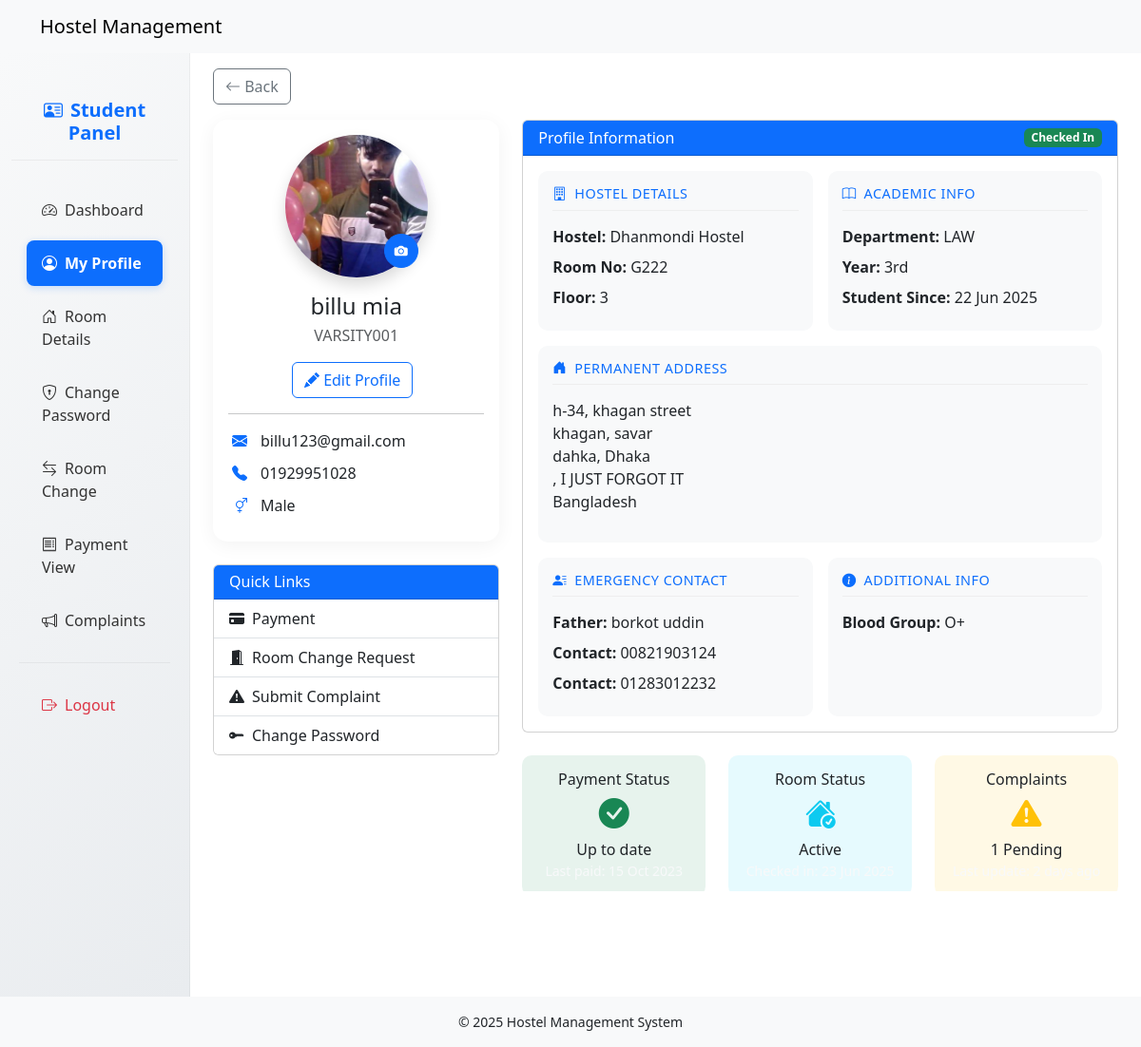
Page /student/sections/student_profile/student_profile.php (signed in) on the committed database.
### tables this page shows
CREATE TABLE `students` (
  `id` int(11) NOT NULL,
  `profile_image_url` varchar(255) DEFAULT NULL,
  `hostel_id` int(11) DEFAULT NULL,
  `room_id` int(11) DEFAULT NULL,
  `permanent_address_id` int(11) DEFAULT NULL,
  `temporary_address_id` int(11) DEFAULT NULL,
  `first_name` varchar(100) NOT NULL,
  `last_name` varchar(100) NOT NULL,
  `email` varchar(100) NOT NULL,
  `password` varchar(255) NOT NULL,
  `gender` enum('male','female','other') NOT NULL,
  `contact_number` varchar(255) NOT NULL,
  `is_verified` tinyint(1) DEFAULT 0,
  `is_approved` tinyint(1) DEFAULT 0,
  `verification_token` varchar(255) DEFAULT NULL,
  `varsity_id` varchar(255) NOT NULL,
  `department` varchar(100) DEFAULT NULL,
  `batch_year` varchar(20) DEFAULT NULL,
  `detail` varchar(255) DEFAULT NULL,
  `created_at` timestamp NOT NULL DEFAULT current_timestamp(),
  `updated_at` timestamp NOT NULL DEFAULT current_timestamp() ON UPDATE current_timestamp(),
  `is_checked_in` tinyint(1) DEFAULT 0,
  `is_checked_out` tinyint(1) DEFAULT 0,
  `check_in_at` datetime DEFAULT NULL,
  `check_out_at` datetime DEFAULT NULL,
  `father_name` varchar(100) DEFAULT NULL,
  `mother_name` varchar(100) DEFAULT NULL,
  `father_contact` varchar(20) DEFAULT NULL,
  `mother_contact` varchar(20) DEFAULT NULL,
  `emergency_contact` varchar(20) DEFAULT NULL,
  `blood_group` enum('A+','A-','B+','B-','AB+','AB-','O+','O-','Unknown') DEFAULT 'Unknown',
  `floor_id` int(11) DEFAULT NULL,
  `reset_token` varchar(255) DEFAULT NULL,
  `reset_expires` datetime DEFAULT NULL
);

CREATE TABLE `hostels` (
  `id` int(11) NOT NULL,
  `hostel_incharge_id` int(11) DEFAULT NULL,
  `address_id` int(11) DEFAULT NULL,
  `hostel_name` varchar(100) NOT NULL,
  `hostel_type` enum('male','female') NOT NULL,
  `contact_number` varchar(20) NOT NULL,
  `email` varchar(100) DEFAULT NULL,
  `capacity` int(11) DEFAULT 0,
  `amenities` text DEFAULT NULL,
  `created_at` timestamp NOT NULL DEFAULT current_timestamp(),
  `updated_at` timestamp NOT NULL DEFAULT current_timestamp() ON UPDATE current_timestamp()
);

CREATE TABLE `rooms` (
  `id` int(11) NOT NULL,
  `room_type_id` int(11) DEFAULT NULL,
  `floor_id` int(11) DEFAULT NULL,
  `room_number` varchar(20) NOT NULL,
  `max_capacity` int(11) NOT NULL,
  `created_at` timestamp NOT NULL DEFAULT current_timestamp(),
  `updated_at` timestamp NOT NULL DEFAULT current_timestamp() ON UPDATE current_timestamp(),
  `hostel_id` int(11) DEFAULT NULL
);

CREATE TABLE `floors` (
  `id` int(11) NOT NULL,
  `hostel_id` int(11) DEFAULT NULL,
  `floor_number` int(11) NOT NULL,
  `floor_name` varchar(100) DEFAULT NULL,
  `created_at` timestamp NOT NULL DEFAULT current_timestamp(),
  `updated_at` timestamp NOT NULL DEFAULT current_timestamp() ON UPDATE current_timestamp()
);

CREATE TABLE `addresses` (
  `id` int(11) NOT NULL,
  `country_id` int(11) DEFAULT NULL,
  `state` varchar(100) DEFAULT NULL,
  `division` varchar(50) NOT NULL,
  `district` varchar(50) NOT NULL,
  `sub_district` varchar(50) NOT NULL,
  `village` varchar(50) NOT NULL,
  `postalcode` varchar(20) NOT NULL,
  `street` varchar(255) DEFAULT NULL,
  `house_no` varchar(255) DEFAULT NULL,
  `detail` varchar(255) DEFAULT NULL,
  `created_at` timestamp NOT NULL DEFAULT current_timestamp(),
  `updated_at` timestamp NOT NULL DEFAULT current_timestamp() ON UPDATE current_timestamp()
);

CREATE TABLE `countries` (
  `id` int(11) NOT NULL,
  `country_name` varchar(100) NOT NULL,
  `created_at` timestamp NOT NULL DEFAULT current_timestamp(),
  `updated_at` timestamp NOT NULL DEFAULT current_timestamp() ON UPDATE current_timestamp()
);

### student/sections/student_profile/student_profile.php (the view, shortened to what the rows shown need)
<?php
require_once BASE_PATH . '/config/db.php';
require_once BASE_PATH . '/student/includes/header_student.php';
$student = $_SESSION['student'];
$stmt = $conn->prepare("
    SELECT s.*, r.room_number, h.hostel_name, f.floor_number,
           a.country_id, a.state, a.division, a.district, a.sub_district,
           a.village, a.postalcode, a.street, a.house_no, c.country_name
    FROM students s
    LEFT JOIN rooms r ON s.room_id = r.id
    LEFT JOIN hostels h ON s.hostel_id = h.id
    LEFT JOIN floors f ON r.floor_id = f.id
    LEFT JOIN addresses a ON s.permanent_address_id = a.id
    LEFT JOIN countries c ON a.country_id = c.id
    WHERE s.id = ?
");
$stmt->bind_param("i", $student['id']);
$stmt->execute();
$profile = $stmt->get_result()->fetch_assoc();
?>
<head>
    <link rel="stylesheet" href="<?= BASE_URL . '/student/assets/css/student_profile.css' ?>">
</head>
<div class="content container-fluid">
    <div class="row full-height">
        <?php require_once BASE_PATH . '/student/includes/sidebar_student.php'; ?>
        <main class="col-md-10 ms-sm-auto px-md-4" style="overflow-y: auto; max-height: calc(100vh - 20vh);">
            <div class="row">
                <div class="col-lg-4">
                    <div class="card profile-card mb-4">
                        <div class="card-body text-center">
                            <div class="profile-avatar-container">
                                <img src="<?= htmlspecialchars($profile['profile_image_url'] ?? ('https://ui-avatars.com/api/?name=' . urlencode(($profile['first_name'] ?? '') . '+' . ($profile['last_name'] ?? '')) . '&background=random')) ?>"
                                    class="rounded-circle shadow"
                                    alt="Profile Image"
                                    width="150" height="150">
                                <button class="btn btn-sm btn-primary avatar-edit-btn" data-bs-toggle="modal" data-bs-target="#avatarModal">
                                    <i class="bi bi-camera-fill"></i>
                                </button>
                            </div>
                            <h4 class="mt-3 mb-1"><?= htmlspecialchars($profile['first_name'] . ' ' . $profile['last_name']) ?></h4>
                            <p class="text-muted mb-3"><?= htmlspecialchars($profile['varsity_id']) ?></p>
                            <div class="d-flex justify-content-center mb-3">
                                <button class="btn btn-outline-primary me-2" data-bs-toggle="modal" data-bs-target="#editProfileModal">
                                </button>
                            </div>
                            <hr>
                            <div class="profile-meta">
                                <div class="meta-item">
                                    <i class="bi bi-envelope-fill"></i>
                                    <span><?= htmlspecialchars($profile['email']) ?></span>
                                </div>
                                <div class="meta-item">
                                    <i class="bi bi-telephone-fill"></i>
                                    <span><?= htmlspecialchars($profile['contact_number'] ?? 'Not provided') ?></span>
                                </div>
                                <div class="meta-item">
                                    <i class="bi bi-gender-ambiguous"></i>
                                    <span><?= htmlspecialchars(ucfirst($profile['gender'] ?? '')) ?></span>
                                </div>
                            </div>
                        </div>
                    </div>
                </div>
                <div class="col-lg-8">
                    <div class="card mb-4">
                        <div class="card-body">
                            <div class="row g-3">
                                <div class="col-md-6">
                                    <div class="info-card">
                                        <div class="info-content">
                                            <p><strong>Hostel:</strong> <?= htmlspecialchars($profile['hostel_name'] ?? 'Not assigned') ?></p>
                                            <p><strong>Room No:</strong> <?= htmlspecialchars($profile['room_number'] ?? 'Not assigned') ?></p>
                                            <p><strong>Floor:</strong> <?= htmlspecialchars($profile['floor_number'] ?? 'N/A') ?></p>
                                        </div>
                                    </div>
                                </div>
                                <div class="col-md-6">
                                    <div class="info-card">
                                        <div class="info-content">
                                            <p><strong>Department:</strong> <?= htmlspecialchars($profile['department'] ?? 'Not provided') ?></p>
                                            <p><strong>Year:</strong> <?= htmlspecialchars($profile['batch_year'] ?? 'N/A') ?></p>
                                            <p><strong>Student Since:</strong> <?= date('d M Y', strtotime($profile['created_at'] ?? 'now')) ?></p>
                                        </div>
                                    </div>
                                </div>
                                <div class="col-12">
                                    <div class="info-card">
                                        <div class="info-content">
                                            <address>
                                                <?php if (!empty($profile['house_no'])): ?>
                                                    <?= htmlspecialchars($profile['house_no']) ?>,
                                                <?php endif; ?>
                                                <?= htmlspecialchars($profile['street'] ?? '') ?><br>
                                                <?= htmlspecialchars($profile['village'] ?? '') ?>,
                                                <?= htmlspecialchars($profile['sub_district'] ?? '') ?><br>
                                                <?= htmlspecialchars($profile['district'] ?? '') ?>,
                                                <?= htmlspecialchars($profile['division'] ?? '') ?><br>
                                                <?= htmlspecialchars($profile['state'] ?? '') ?>,
                                                <?= htmlspecialchars($profile['postalcode'] ?? '') ?><br>
                                                <?= htmlspecialchars($profile['country_name'] ?? '') ?>
                                            </address>
                                        </div>
                                    </div>
                                </div>
                                <div class="col-md-6">
                                    <div class="info-card">
                                        <div class="info-content">
                                            <p><strong>Father:</strong> <?= htmlspecialchars($profile['father_name'] ?? 'Not provided') ?></p>
                                            <p><strong>Contact:</strong> <?= htmlspecialchars($profile['father_contact'] ?? 'N/A') ?></p>
                                            <p><strong>Contact:</strong> <?= htmlspecialchars($profile['emergency_contact'] ?? 'N/A') ?></p>
                                        </div>
                                    </div>
                                </div>
                                <div class="col-md-6">
                                    <div class="info-card">
                                        <div class="info-content">
                                            <p><strong>Blood Group:</strong> <?= htmlspecialchars($profile['blood_group'] ?? 'Not specified') ?></p>
                                        </div>
                                    </div>
                                </div>
                            </div>
                        </div>
                    </div>
                </div>
            </div>
        </main>
    </div>
</div>
<?php require_once BASE_PATH . '/student/includes/footer_student.php'; ?>

### rows in the picture
students: profile_image_url (picture), first_name+last_name "billu mia", varsity "VARSITY001", email "billu123@gmail.com", contact_number "01929951028", gender "Male", hostel.hostel_name "Dhanmondi Hostel", room.room_number "G222", floor.floor_number "3", department "LAW", batch_year "3rd", created_at "22 Jun 2025", permanent_address.house_no "h-34", permanent_address.street "khagan street", permanent_address.village "khagan", permanent_address.sub_district "savar", permanent_address.district "dahka", permanent_address.division "Dhaka", permanent_address.postalcode "I JUST FORGOT IT", countries.country_name "Bangladesh", father_name "borkot uddin", father_contact "00821903124", emergency_contact "01283012232", blood_group "O+"
